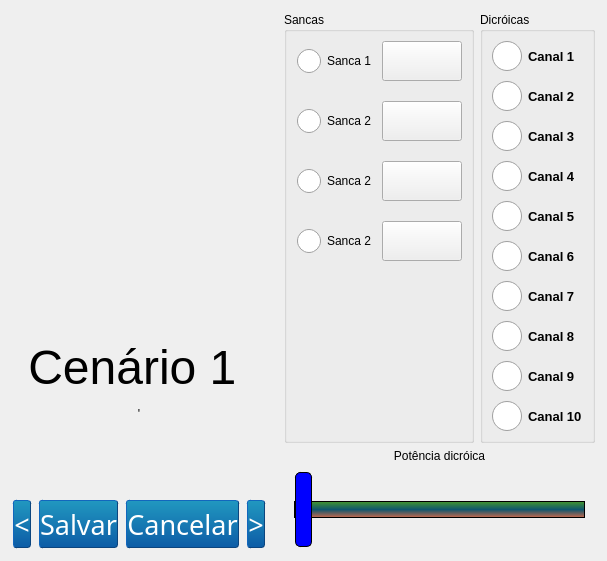
         <widget class="QWidget" name="tab_cenas">
          <property name="enabled">
           <bool>true</bool>
          </property>
          <property name="sizePolicy">
           <sizepolicy hsizetype="Expanding" vsizetype="Expanding">
            <horstretch>0</horstretch>
            <verstretch>0</verstretch>
           </sizepolicy>
          </property>
          <property name="minimumSize">
           <size>
            <width>0</width>
            <height>0</height>
           </size>
          </property>
          <attribute name="title">
           <string>Configurações</string>
          </attribute>
          <layout class="QGridLayout" name="gridLayout_6">
           <property name="sizeConstraint">
            <enum>QLayout::SetMaximumSize</enum>
           </property>
           <property name="leftMargin">
            <number>0</number>
           </property>
           <property name="topMargin">
            <number>0</number>
           </property>
           <property name="rightMargin">
            <number>0</number>
           </property>
           <property name="bottomMargin">
            <number>0</number>
           </property>
           <item row="0" column="0">
            <layout class="QHBoxLayout" name="horizontalLayout_3" stretch="50,33">
             <property name="sizeConstraint">
              <enum>QLayout::SetFixedSize</enum>
             </property>
             <property name="leftMargin">
              <number>6</number>
             </property>
             <property name="topMargin">
              <number>6</number>
             </property>
             <property name="rightMargin">
              <number>6</number>
             </property>
             <property name="bottomMargin">
              <number>6</number>
             </property>
             <item>
              <layout class="QVBoxLayout" name="verticalLayout_4" stretch="15,10,1">
               <property name="sizeConstraint">
                <enum>QLayout::SetFixedSize</enum>
               </property>
               <property name="leftMargin">
                <number>6</number>
               </property>
               <property name="topMargin">
                <number>6</number>
               </property>
               <property name="rightMargin">
                <number>6</number>
               </property>
               <property name="bottomMargin">
                <number>6</number>
               </property>
               <item>
                <widget class="QFrame" name="frame_color">
                 <property name="enabled">
                  <bool>true</bool>
                 </property>
                 <property name="sizePolicy">
                  <sizepolicy hsizetype="Expanding" vsizetype="Expanding">
                   <horstretch>0</horstretch>
                   <verstretch>0</verstretch>
                  </sizepolicy>
                 </property>
                 <property name="maximumSize">
                  <size>
                   <width>16777215</width>
                   <height>250</height>
                  </size>
                 </property>
                </widget>
               </item>
               <item>
                <widget class="QLabel" name="label_cgf_cena">
                 <property name="sizePolicy">
                  <sizepolicy hsizetype="Expanding" vsizetype="Expanding">
                   <horstretch>0</horstretch>
                   <verstretch>0</verstretch>
                  </sizepolicy>
                 </property>
                 <property name="text">
                  <string>&lt;html&gt;&lt;head/&gt;&lt;body&gt;&lt;p&gt;&lt;span style=&quot; font-size:36pt;&quot;&gt;Cenário 1 &lt;/span&gt;&lt;/p&gt;&lt;/body&gt;&lt;/html&gt;'</string>
                 </property>
                 <property name="alignment">
                  <set>Qt::AlignCenter</set>
                 </property>
                </widget>
               </item>
               <item>
                <layout class="QHBoxLayout" name="horizontalLayout_7">
                 <property name="topMargin">
                  <number>0</number>
                 </property>
                 <item>
                  <widget class="QPushButton" name="btn_change_cena_esq">
                   <property name="sizePolicy">
                    <sizepolicy hsizetype="Minimum" vsizetype="Expanding">
                     <horstretch>0</horstretch>
                     <verstretch>0</verstretch>
                    </sizepolicy>
                   </property>
                   <property name="minimumSize">
                    <size>
                     <width>0</width>
                     <height>50</height>
                    </size>
                   </property>
                   <property name="maximumSize">
                    <size>
                     <width>16777215</width>
                     <height>50</height>
                    </size>
                   </property>
                   <property name="baseSize">
                    <size>
                     <width>0</width>
                     <height>50</height>
                    </size>
                   </property>
                   <property name="styleSheet">
                    <string notr="true">    QPushButton
    {
    font: 20pt Aria, boldl;
    margin: 1px;
    border-color: #0c457e;
    border-style: outset;
    border-radius: 3px;
    border-width: 1px;
    color: white;
    background-color: qlineargradient(x1: 0, y1: 0, x2: 0, y2: 1, stop: 0 #2198c0, stop: 1 #0d5ca6);
    }

    QPushButton:pressed
    {
    background-color: qlineargradient(x1: 0, y1: 0, x2: 0, y2: 1, stop: 0 #0d5ca6, stop: 1 #2198c0);
    }</string>
                   </property>
                   <property name="text">
                    <string>&lt;</string>
                   </property>
                  </widget>
                 </item>
                 <item>
                  <widget class="QPushButton" name="salva_cena">
                   <property name="sizePolicy">
                    <sizepolicy hsizetype="Minimum" vsizetype="Expanding">
                     <horstretch>0</horstretch>
                     <verstretch>0</verstretch>
                    </sizepolicy>
                   </property>
                   <property name="minimumSize">
                    <size>
                     <width>0</width>
                     <height>50</height>
                    </size>
                   </property>
                   <property name="maximumSize">
                    <size>
                     <width>16777215</width>
                     <height>50</height>
                    </size>
                   </property>
                   <property name="baseSize">
                    <size>
                     <width>0</width>
                     <height>50</height>
                    </size>
                   </property>
                   <property name="styleSheet">
                    <string notr="true">    QPushButton
    {
    font: 20pt Aria, boldl;
    margin: 1px;
    border-color: #0c457e;
    border-style: outset;
    border-radius: 3px;
    border-width: 1px;
    color: white;
    background-color: qlineargradient(x1: 0, y1: 0, x2: 0, y2: 1, stop: 0 #2198c0, stop: 1 #0d5ca6);
    }

    QPushButton:pressed
    {
    background-color: qlineargradient(x1: 0, y1: 0, x2: 0, y2: 1, stop: 0 #0d5ca6, stop: 1 #2198c0);
    }</string>
                   </property>
                   <property name="text">
                    <string>Salvar</string>
                   </property>
                  </widget>
                 </item>
                 <item>
                  <widget class="QPushButton" name="btn_cancelar_edic">
                   <property name="minimumSize">
                    <size>
                     <width>0</width>
                     <height>50</height>
                    </size>
                   </property>
                   <property name="styleSheet">
                    <string notr="true">    QPushButton
    {
    font: 20pt Aria, boldl;
    margin: 1px;
    border-color: #0c457e;
    border-style: outset;
    border-radius: 3px;
    border-width: 1px;
    color: white;
    background-color: qlineargradient(x1: 0, y1: 0, x2: 0, y2: 1, stop: 0 #2198c0, stop: 1 #0d5ca6);
    }

    QPushButton:pressed
    {
    background-color: qlineargradient(x1: 0, y1: 0, x2: 0, y2: 1, stop: 0 #0d5ca6, stop: 1 #2198c0);
    }</string>
                   </property>
                   <property name="text">
                    <string>Cancelar</string>
                   </property>
                  </widget>
                 </item>
                 <item>
                  <widget class="QPushButton" name="btn_change_cena_dir">
                   <property name="sizePolicy">
                    <sizepolicy hsizetype="Minimum" vsizetype="Expanding">
                     <horstretch>0</horstretch>
                     <verstretch>0</verstretch>
                    </sizepolicy>
                   </property>
                   <property name="minimumSize">
                    <size>
                     <width>0</width>
                     <height>50</height>
                    </size>
                   </property>
                   <property name="maximumSize">
                    <size>
                     <width>16777215</width>
                     <height>50</height>
                    </size>
                   </property>
                   <property name="baseSize">
                    <size>
                     <width>0</width>
                     <height>50</height>
                    </size>
                   </property>
                   <property name="styleSheet">
                    <string notr="true">    QPushButton
    {
    font: 20pt Aria, boldl;
    margin: 1px;
    border-color: #0c457e;
    border-style: outset;
    border-radius: 3px;
    border-width: 1px;
    color: white;
    background-color: qlineargradient(x1: 0, y1: 0, x2: 0, y2: 1, stop: 0 #2198c0, stop: 1 #0d5ca6);
    }

    QPushButton:pressed
    {
    background-color: qlineargradient(x1: 0, y1: 0, x2: 0, y2: 1, stop: 0 #0d5ca6, stop: 1 #2198c0);
    }</string>
                   </property>
                   <property name="text">
                    <string>&gt;</string>
                   </property>
                  </widget>
                 </item>
                </layout>
               </item>
              </layout>
             </item>
             <item>
              <layout class="QVBoxLayout" name="verticalLayout_5" stretch="10,0,0">
               <property name="leftMargin">
                <number>6</number>
               </property>
               <property name="topMargin">
                <number>6</number>
               </property>
               <property name="rightMargin">
                <number>6</number>
               </property>
               <property name="bottomMargin">
                <number>6</number>
               </property>
               <item>
                <layout class="QGridLayout" name="gridLayout_9">
                 <item row="0" column="1">
                  <widget class="QGroupBox" name="groupBox_2">
                   <property name="sizePolicy">
                    <sizepolicy hsizetype="Expanding" vsizetype="Expanding">
                     <horstretch>0</horstretch>
                     <verstretch>0</verstretch>
                    </sizepolicy>
                   </property>
                   <property name="title">
                    <string>Sancas</string>
                   </property>
                   <layout class="QGridLayout" name="gridLayout_19">
                    <property name="horizontalSpacing">
                     <number>9</number>
                    </property>
                    <property name="verticalSpacing">
                     <number>20</number>
                    </property>
                    <item row="4" column="0">
                     <widget class="QWidget" name="widget_3" native="true">
                      <property name="sizePolicy">
                       <sizepolicy hsizetype="Expanding" vsizetype="Expanding">
                        <horstretch>0</horstretch>
                        <verstretch>0</verstretch>
                       </sizepolicy>
                      </property>
                     </widget>
                    </item>
                    <item row="0" column="0">
                     <widget class="QRadioButton" name="radioButton_sanca_1">
                      <property name="styleSheet">
                       <string notr="true">QRadioButton::indicator
{
width : 25px;
height : 25px;
}</string>
                      </property>
                      <property name="text">
                       <string>Sanca 1</string>
                      </property>
                     </widget>
                    </item>
                    <item row="0" column="1">
                     <widget class="QPushButton" name="color_led_1">
                      <property name="minimumSize">
                       <size>
                        <width>80</width>
                        <height>40</height>
                       </size>
                      </property>
                      <property name="text">
                       <string/>
                      </property>
                     </widget>
                    </item>
                    <item row="1" column="0">
                     <widget class="QRadioButton" name="radioButton_sanca_2">
                      <property name="styleSheet">
                       <string notr="true">QRadioButton::indicator
{
width : 25px;
height : 25px;
}</string>
                      </property>
                      <property name="text">
                       <string>Sanca 2</string>
                      </property>
                     </widget>
                    </item>
                    <item row="2" column="0">
                     <widget class="QRadioButton" name="radioButton_sanca_3">
                      <property name="styleSheet">
                       <string notr="true">QRadioButton::indicator
{
width : 25px;
height : 25px;
}</string>
                      </property>
                      <property name="text">
                       <string>Sanca 2</string>
                      </property>
                     </widget>
                    </item>
                    <item row="3" column="0">
                     <widget class="QRadioButton" name="radioButton_sanca_4">
                      <property name="styleSheet">
                       <string notr="true">QRadioButton::indicator
{
width : 25px;
height : 25px;
}</string>
                      </property>
                      <property name="text">
                       <string>Sanca 2</string>
                      </property>
                     </widget>
                    </item>
                    <item row="1" column="1">
                     <widget class="QPushButton" name="color_led_2">
                      <property name="minimumSize">
                       <size>
                        <width>80</width>
                        <height>40</height>
                       </size>
                      </property>
                      <property name="text">
                       <string/>
                      </property>
                     </widget>
                    </item>
                    <item row="2" column="1">
                     <widget class="QPushButton" name="color_led_3">
                      <property name="minimumSize">
                       <size>
                        <width>80</width>
                        <height>40</height>
                       </size>
                      </property>
                      <property name="text">
                       <string/>
                      </property>
                     </widget>
                    </item>
                    <item row="3" column="1">
                     <widget class="QPushButton" name="color_led_4">
                      <property name="minimumSize">
                       <size>
                        <width>80</width>
                        <height>40</height>
                       </size>
                      </property>
                      <property name="text">
                       <string/>
                      </property>
                     </widget>
                    </item>
                   </layout>
                  </widget>
                 </item>
                 <item row="0" column="2">
                  <widget class="QGroupBox" name="groupBox">
                   <property name="sizePolicy">
                    <sizepolicy hsizetype="Expanding" vsizetype="Expanding">
                     <horstretch>0</horstretch>
                     <verstretch>0</verstretch>
                    </sizepolicy>
                   </property>
                   <property name="title">
                    <string>Dicróicas</string>
                   </property>
                   <layout class="QGridLayout" name="gridLayout_12">
                    <item row="0" column="0">
                     <layout class="QGridLayout" name="gridLayout_11">
                      <property name="verticalSpacing">
                       <number>10</number>
                      </property>
                      <item row="7" column="0">
                       <widget class="QRadioButton" name="radioButton_dim_8">
                        <property name="sizePolicy">
                         <sizepolicy hsizetype="Expanding" vsizetype="Expanding">
                          <horstretch>0</horstretch>
                          <verstretch>0</verstretch>
                         </sizepolicy>
                        </property>
                        <property name="font">
                         <font>
                          <pointsize>10</pointsize>
                          <weight>75</weight>
                          <bold>true</bold>
                         </font>
                        </property>
                        <property name="styleSheet">
                         <string notr="true">QRadioButton::indicator
{
width : 30px;
height : 30px;
}</string>
                        </property>
                        <property name="text">
                         <string>Canal 8</string>
                        </property>
                       </widget>
                      </item>
                      <item row="3" column="0">
                       <widget class="QRadioButton" name="radioButton_dim_4">
                        <property name="sizePolicy">
                         <sizepolicy hsizetype="Expanding" vsizetype="Expanding">
                          <horstretch>0</horstretch>
                          <verstretch>0</verstretch>
                         </sizepolicy>
                        </property>
                        <property name="font">
                         <font>
                          <pointsize>10</pointsize>
                          <weight>75</weight>
                          <bold>true</bold>
                         </font>
                        </property>
                        <property name="styleSheet">
                         <string notr="true">QRadioButton::indicator
{
width : 30px;
height : 30px;
}</string>
                        </property>
                        <property name="text">
                         <string>Canal 4</string>
                        </property>
                       </widget>
                      </item>
                      <item row="5" column="0">
                       <widget class="QRadioButton" name="radioButton_dim_6">
                        <property name="sizePolicy">
                         <sizepolicy hsizetype="Expanding" vsizetype="Expanding">
                          <horstretch>0</horstretch>
                          <verstretch>0</verstretch>
                         </sizepolicy>
                        </property>
                        <property name="font">
                         <font>
                          <pointsize>10</pointsize>
                          <weight>75</weight>
                          <bold>true</bold>
                         </font>
                        </property>
                        <property name="styleSheet">
                         <string notr="true">QRadioButton::indicator
{
width : 30px;
height : 30px;
}</string>
                        </property>
                        <property name="text">
                         <string>Canal 6</string>
                        </property>
                       </widget>
                      </item>
                      <item row="6" column="0">
                       <widget class="QRadioButton" name="radioButton_dim_7">
                        <property name="sizePolicy">
                         <sizepolicy hsizetype="Expanding" vsizetype="Expanding">
                          <horstretch>0</horstretch>
                          <verstretch>0</verstretch>
                         </sizepolicy>
                        </property>
                        <property name="font">
                         <font>
                          <pointsize>10</pointsize>
                          <weight>75</weight>
                          <bold>true</bold>
                         </font>
                        </property>
                        <property name="styleSheet">
                         <string notr="true">QRadioButton::indicator
{
width : 30px;
height : 30px;
}</string>
                        </property>
                        <property name="text">
                         <string>Canal 7</string>
                        </property>
                       </widget>
                      </item>
                      <item row="8" column="0">
                       <widget class="QRadioButton" name="radioButton_dim_9">
                        <property name="sizePolicy">
                         <sizepolicy hsizetype="Expanding" vsizetype="Expanding">
                          <horstretch>0</horstretch>
                          <verstretch>0</verstretch>
                         </sizepolicy>
                        </property>
                        <property name="font">
                         <font>
                          <pointsize>10</pointsize>
                          <weight>75</weight>
                          <bold>true</bold>
                         </font>
                        </property>
                        <property name="styleSheet">
                         <string notr="true">QRadioButton::indicator
{
width : 30px;
height : 30px;
}</string>
                        </property>
                        <property name="text">
                         <string>Canal 9</string>
                        </property>
                       </widget>
                      </item>
                      <item row="4" column="0">
                       <widget class="QRadioButton" name="radioButton_dim_5">
                        <property name="sizePolicy">
                         <sizepolicy hsizetype="Expanding" vsizetype="Expanding">
                          <horstretch>0</horstretch>
                          <verstretch>0</verstretch>
                         </sizepolicy>
                        </property>
                        <property name="font">
                         <font>
                          <pointsize>10</pointsize>
                          <weight>75</weight>
                          <bold>true</bold>
                         </font>
                        </property>
                        <property name="styleSheet">
                         <string notr="true">QRadioButton::indicator
{
width : 30px;
height : 30px;
}</string>
                        </property>
                        <property name="text">
                         <string>Canal 5</string>
                        </property>
                       </widget>
                      </item>
                      <item row="2" column="0">
                       <widget class="QRadioButton" name="radioButton_dim_3">
                        <property name="sizePolicy">
                         <sizepolicy hsizetype="Expanding" vsizetype="Expanding">
                          <horstretch>0</horstretch>
                          <verstretch>0</verstretch>
                         </sizepolicy>
                        </property>
                        <property name="font">
                         <font>
                          <pointsize>10</pointsize>
                          <weight>75</weight>
                          <bold>true</bold>
                         </font>
                        </property>
                        <property name="styleSheet">
                         <string notr="true">QRadioButton::indicator
{
width : 30px;
height : 30px;
}</string>
                        </property>
                        <property name="text">
                         <string>Canal 3</string>
                        </property>
                       </widget>
                      </item>
                      <item row="1" column="0">
                       <widget class="QRadioButton" name="radioButton_dim_2">
                        <property name="sizePolicy">
                         <sizepolicy hsizetype="Expanding" vsizetype="Expanding">
                          <horstretch>0</horstretch>
                          <verstretch>0</verstretch>
                         </sizepolicy>
                        </property>
                        <property name="font">
                         <font>
                          <pointsize>10</pointsize>
                          <weight>75</weight>
                          <bold>true</bold>
                         </font>
                        </property>
                        <property name="styleSheet">
                         <string notr="true">QRadioButton::indicator
{
width : 30px;
height : 30px;
}</string>
                        </property>
                        <property name="text">
                         <string>Canal 2</string>
                        </property>
                       </widget>
                      </item>
                      <item row="0" column="0">
                       <widget class="QRadioButton" name="radioButton_dim_1">
                        <property name="sizePolicy">
                         <sizepolicy hsizetype="Expanding" vsizetype="Expanding">
                          <horstretch>0</horstretch>
                          <verstretch>0</verstretch>
                         </sizepolicy>
                        </property>
                        <property name="font">
                         <font>
                          <pointsize>10</pointsize>
                          <weight>75</weight>
                          <bold>true</bold>
                         </font>
                        </property>
                        <property name="styleSheet">
                         <string notr="true">QRadioButton::indicator
{
width : 30px;
height : 30px;
}</string>
                        </property>
                        <property name="text">
                         <string>Canal 1</string>
                        </property>
                       </widget>
                      </item>
                      <item row="9" column="0">
                       <widget class="QRadioButton" name="radioButton_dim_10">
                        <property name="font">
                         <font>
                          <pointsize>10</pointsize>
                          <weight>75</weight>
                          <bold>true</bold>
                         </font>
                        </property>
                        <property name="styleSheet">
                         <string notr="true">QRadioButton::indicator
{
width : 30px;
height : 30px;
}</string>
                        </property>
                        <property name="text">
                         <string>Canal 10</string>
                        </property>
                       </widget>
                      </item>
                     </layout>
                    </item>
                   </layout>
                  </widget>
                 </item>
                </layout>
               </item>
               <item>
                <widget class="QLabel" name="label_pot_dic">
                 <property name="sizePolicy">
                  <sizepolicy hsizetype="Expanding" vsizetype="Preferred">
                   <horstretch>0</horstretch>
                   <verstretch>0</verstretch>
                  </sizepolicy>
                 </property>
                 <property name="text">
                  <string>Potência dicróica</string>
                 </property>
                 <property name="alignment">
                  <set>Qt::AlignCenter</set>
                 </property>
                </widget>
               </item>
               <item>
                <widget class="QSlider" name="slider_dimer">
                 <property name="minimumSize">
                  <size>
                   <width>0</width>
                   <height>80</height>
                  </size>
                 </property>
                 <property name="styleSheet">
                  <string notr="true">QSlider::groove:horizontal {
				border: 1px solid;
				background-color: qlineargradient(x1: 0, y1: 0, x2: 0, y2: 1, stop: 0 #46992b, stop: 0.5 #0e566d, stop: 1 #d16a4b);
				height: 15px;
				margin: 10px;
			}
			
			QSlider::handle:horizontal {
				background-color: blue;
				border: 1px solid;
				border-style: outset;
				border-radius: 5px;
				height: 10px;
				width: 15px;
				margin: -30px 0px;
			}</string>
                 </property>
                 <property name="maximum">
                  <number>100</number>
                 </property>
                 <property name="orientation">
                  <enum>Qt::Horizontal</enum>
                 </property>
                </widget>
               </item>
              </layout>
             </item>
            </layout>
           </item>
          </layout>
         </widget>
